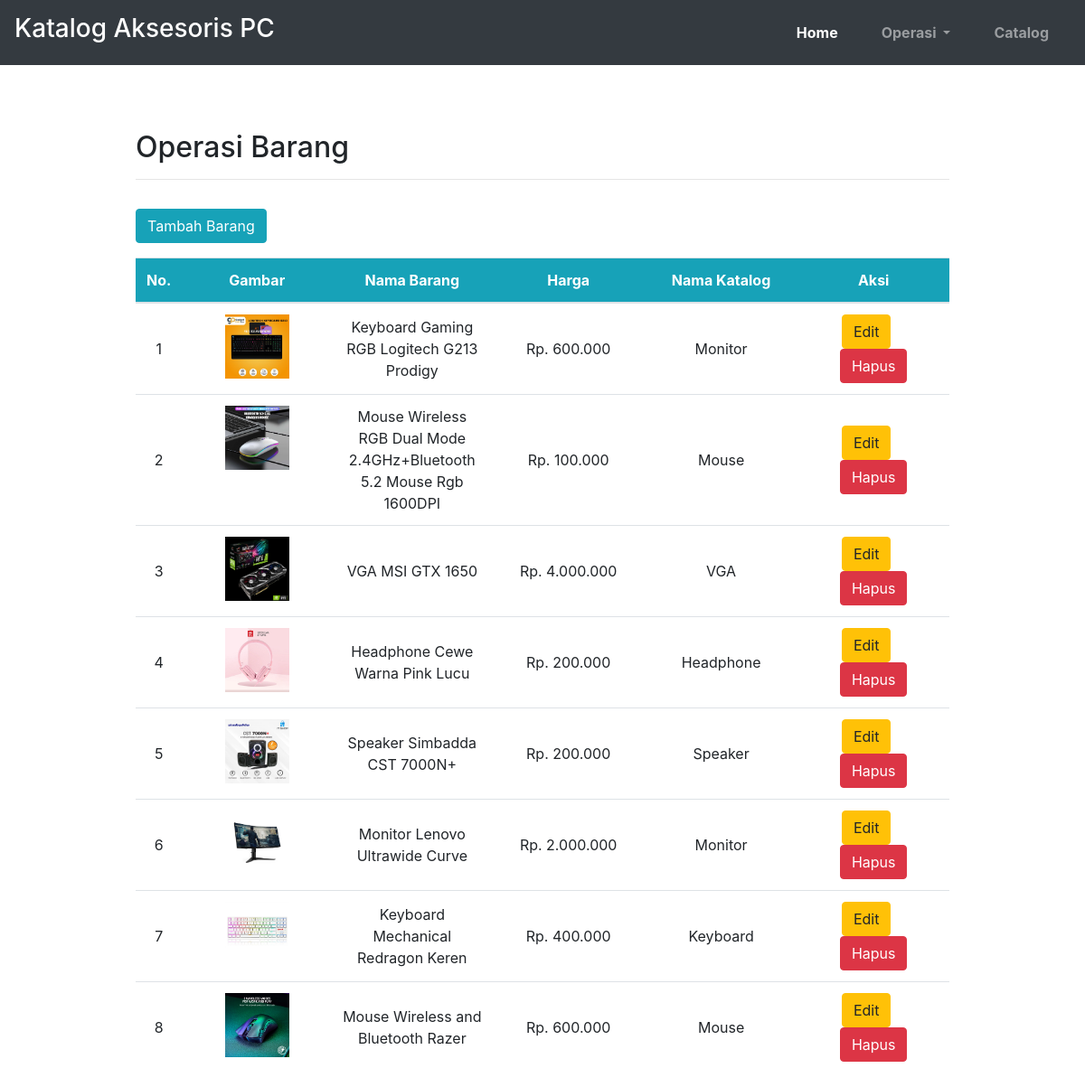
The app's page /oprBarang.php with its own data.
### tables this page shows
CREATE TABLE `barang` (
  `id_barang` int(11) NOT NULL,
  `nama_barang` varchar(100) NOT NULL,
  `harga` int(11) NOT NULL,
  `nama_gambar` varchar(100) NOT NULL,
  `id_katalog` int(11) NOT NULL
);

CREATE TABLE `katalog` (
  `id_katalog` int(11) NOT NULL,
  `nama_katalog` varchar(100) NOT NULL,
  `nama_gambar_katalog` varchar(100) NOT NULL
);

### oprBarang.php (the view)
<?php
include 'header.php';
$resultBarang = mysqli_query($conn, "SELECT * FROM barang INNER JOIN katalog ON barang.id_katalog=katalog.id_katalog");
?>
<div class="container mt-5">
    <h2>Operasi Barang</h2>
    <hr>
    <button type="button" class="btn btn-info my-3" onclick="document.location='tambahBarang.php'">Tambah Barang</button>
    <table class="table text-center">
        <thead class="thead bg-info text-white">
            <tr>
                <th scope="col">No.</th>
                <th scope="col" width=" 20%">Gambar</th>
                <th scope="col" width=" 20%">Nama Barang</th>
                <th scope="col" width=" 20%">Harga</th>
                <th scope="col" width=" 20%">Nama Katalog</th>
                <th scope="col" width=" 20%">Aksi</th>
            </tr>
        </thead>
        <tbody>
            <?php
            $i = 1;
            foreach ($resultBarang as $value) { ?>
                <tr>
                    <td scope="row" class="align-middle"><?= $i; ?></td>
                    <td><img src="image/<?php echo $value['nama_gambar']; ?>" alt="" width="50%"></td>
                    <td class="align-middle"><?php echo $value['nama_barang']; ?></td>
                    <td class="align-middle">Rp. <?= number_format($value['harga'], '0', '.   ', '.'); ?></td>
                    <td class="align-middle"><?= $value['nama_katalog']; ?></td>
                    <td class="align-middle">
                        <button onclick="document.location='editBarang.php?id_barang=<?= $value['id_barang']; ?>'" class="btn btn-warning mr-3">Edit</button><button onclick="document.location='hapusBarang.php?id_barang=<?= $value['id_barang']; ?>'" class="btn btn-danger">Hapus</button>
                    </td>
                </tr>
            <?php
                $i++;
            };
            ?>
        </tbody>
    </table>
</div>
<?php
include 'footer.php';
?>

### records on screen
barang: nama_gambar (picture), nama_barang "Keyboard Gaming RGB Logitech G213 Prodigy", harga "600.000", id_katalog.nama_katalog "Monitor"
barang: nama_gambar (picture), nama_barang "Mouse Wireless RGB Dual Mode 2.4GHz+Bluetooth 5.2 Mouse Rgb 1600DPI", harga "100.000", id_katalog.nama_katalog "Mouse"
barang: nama_gambar (picture), nama_barang "VGA MSI GTX 1650", harga "4.000.000", id_katalog.nama_katalog "VGA"
barang: nama_gambar (picture), nama_barang "Headphone Cewe Warna Pink Lucu", harga "200.000", id_katalog.nama_katalog "Headphone"
barang: nama_gambar (picture), nama_barang "Speaker Simbadda CST 7000N+", harga "200.000", id_katalog.nama_katalog "Speaker"
barang: nama_gambar (picture), nama_barang "Monitor Lenovo Ultrawide Curve", harga "2.000.000", id_katalog.nama_katalog "Monitor"
barang: nama_gambar (picture), nama_barang "Keyboard Mechanical Redragon Keren", harga "400.000", id_katalog.nama_katalog "Keyboard"
barang: nama_gambar (picture), nama_barang "Mouse Wireless and Bluetooth Razer", harga "600.000", id_katalog.nama_katalog "Mouse"
